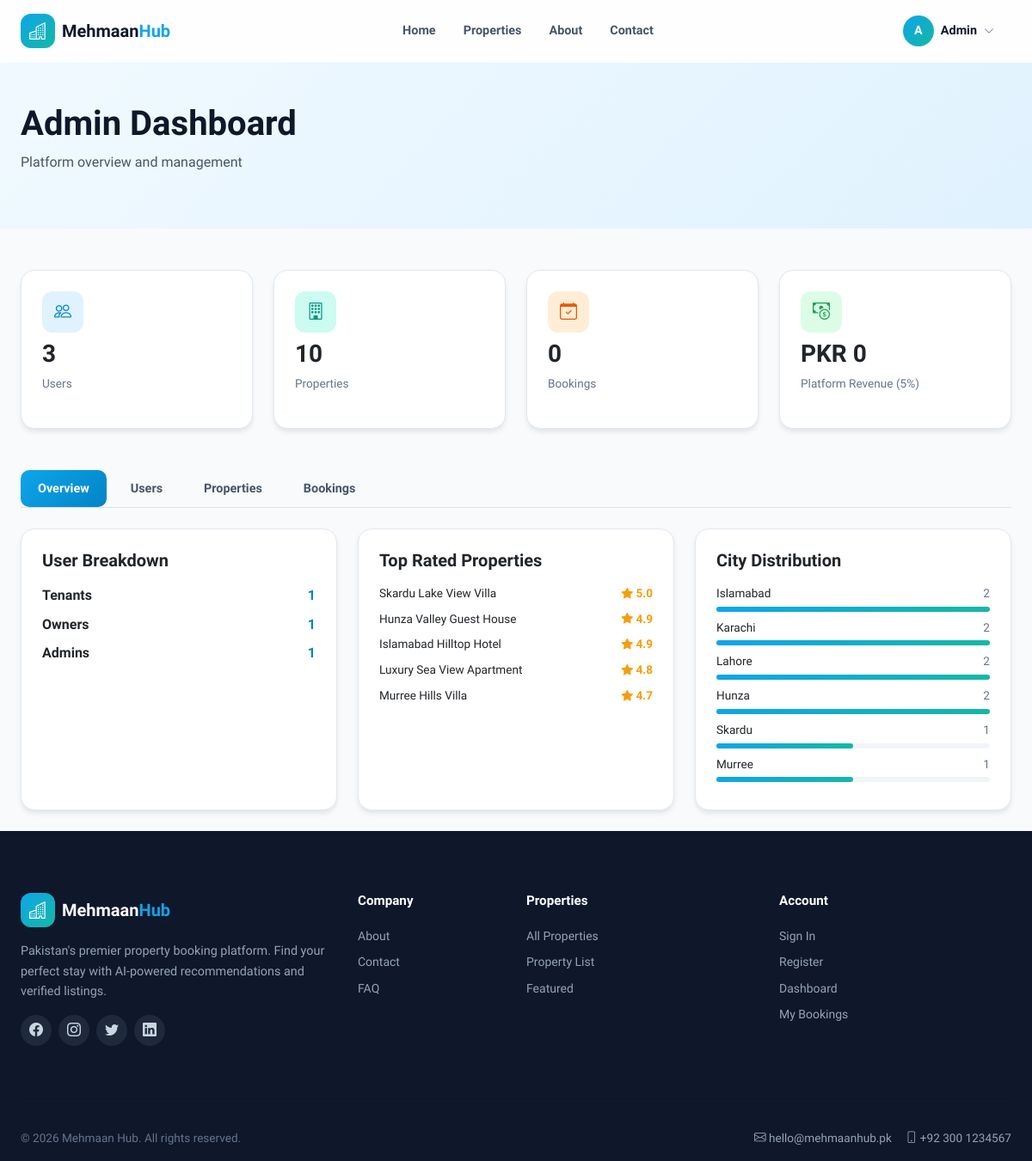
/admin.php (signed in), run on the app's committed database.
### tables this page shows
CREATE TABLE IF NOT EXISTS users (
    id INT AUTO_INCREMENT PRIMARY KEY,
    full_name VARCHAR(255) NOT NULL,
    email VARCHAR(255) NOT NULL UNIQUE,
    username VARCHAR(100) DEFAULT NULL UNIQUE,
    password VARCHAR(255) NOT NULL,
    phone VARCHAR(50) DEFAULT NULL,
    avatar_url VARCHAR(500) DEFAULT NULL,
    travel_personality ENUM('adventurer','relaxer','explorer','foodie') DEFAULT 'explorer',
    role ENUM('tenant','owner','admin') NOT NULL DEFAULT 'tenant',
    created_at TIMESTAMP DEFAULT CURRENT_TIMESTAMP
);

CREATE TABLE IF NOT EXISTS properties (
    id INT AUTO_INCREMENT PRIMARY KEY,
    title VARCHAR(255) NOT NULL,
    description TEXT,
    city VARCHAR(100) NOT NULL,
    area VARCHAR(100) NOT NULL,
    property_type ENUM('guest_house','apartment','villa','hotel') NOT NULL,
    price_per_night DECIMAL(10,2) NOT NULL,
    bedrooms INT NOT NULL DEFAULT 1,
    bathrooms INT NOT NULL DEFAULT 1,
    max_guests INT NOT NULL DEFAULT 2,
    amenities TEXT,
    images TEXT,
    rating DECIMAL(2,1) DEFAULT 0.0,
    review_count INT DEFAULT 0,
    latitude DECIMAL(10,7) DEFAULT NULL,
    longitude DECIMAL(10,7) DEFAULT NULL,
    owner_id INT NOT NULL,
    is_featured BOOLEAN DEFAULT FALSE,
    created_at TIMESTAMP DEFAULT CURRENT_TIMESTAMP,
    FOREIGN KEY (owner_id) REFERENCES users(id) ON DELETE CASCADE
);

### includes/config.php (called while the page is built, shortened)
<?php
function db() {
    static $pdo = null;
    if ($pdo === null) {
        $dsn = 'mysql:host=' . DB_HOST . ';dbname=' . DB_NAME . ';charset=utf8mb4';
        try {
            $pdo = new PDO($dsn, DB_USER, DB_PASS, [
                PDO::ATTR_ERRMODE => PDO::ERRMODE_EXCEPTION,
                PDO::ATTR_DEFAULT_FETCH_MODE => PDO::FETCH_ASSOC,
                PDO::ATTR_EMULATE_PREPARES => false,
            ]);
        } catch (PDOException $e) {
            die('Database connection failed: ' . $e->getMessage());
        }
    }
    return $pdo;
}
function formatPKR($amount) {
    return 'PKR ' . number_format((float)$amount, 0, '.', ',');
}
function e($str) {
    return htmlspecialchars($str ?? '', ENT_QUOTES, 'UTF-8');
}
function url($path = '/') {
    return BASE_URL . $path;
}
function currentPath() {
    $full = parse_url($_SERVER['REQUEST_URI'] ?? '/', PHP_URL_PATH);
    if (BASE_URL !== '' && strpos($full, BASE_URL) === 0) {
        $full = substr($full, strlen(BASE_URL));
    }
    return $full;
}
function isActive($path) {
    $current = currentPath();
    return false;
}

### includes/auth.php (called while the page is built, shortened)
<?php
function isLoggedIn() {
    return isset($_SESSION['user_id']);
}
function currentUser() {
    $stmt = db()->prepare('SELECT * FROM users WHERE id = ?');
    $stmt->execute([$_SESSION['user_id']]);
    return $stmt->fetch();
}

### admin.php (the view, shortened to what this page needs)
<?php
require_once __DIR__ . '/includes/config.php';
require_once __DIR__ . '/includes/auth.php';
$stmt = db()->query('SELECT COUNT(*) FROM users');
$userCount = $stmt->fetchColumn();
$stmt = db()->query('SELECT COUNT(*) FROM properties');
$propertyCount = $stmt->fetchColumn();
$stmt = db()->query('SELECT COUNT(*) FROM bookings');
$bookingCount = $stmt->fetchColumn();
$stmt = db()->query("SELECT SUM(total_price) FROM bookings WHERE payment_status = 'paid'");
$platformRevenue = (float)$stmt->fetchColumn() * 0.05;
$stmt = db()->query("SELECT role, COUNT(*) as cnt FROM users GROUP BY role");
$userBreakdown = $stmt->fetchAll();
$stmt = db()->query('SELECT * FROM properties ORDER BY rating DESC LIMIT 5');
$topRated = $stmt->fetchAll();
$stmt = db()->query('SELECT city, COUNT(*) as cnt FROM properties GROUP BY city ORDER BY cnt DESC');
$cityData = $stmt->fetchAll();
$maxCityCount = !empty($cityData) ? max(array_column($cityData, 'cnt')) : 1;
require_once __DIR__ . '/includes/header.php';
?>
<main class="pt-nav">
    <section class="gradient-primary-light py-5">
        <div class="container-app">
            <h1 class="fw-bold">Admin Dashboard</h1>
            <p style="color:var(--slate-600);">Platform overview and management</p>
        </div>
    </section>
    <section class="py-5">
        <div class="container-app">
            <div class="row g-4 mb-5">
                <div class="col-6 col-lg-3">
                    <div class="card p-4">
                        <div class="d-flex align-items-center justify-content-center mb-2" style="width:48px;height:48px;border-radius:12px;background:var(--primary-100);">
                            <i class="bi bi-people" style="font-size:1.25rem;color:var(--primary-600);"></i>
                        </div>
                        <h3 style="font-weight:800;"><?php echo (int)$userCount; ?></h3>
                        <p style="color:var(--slate-500);font-size:0.85rem;">Users</p>
                    </div>
                </div>
                <div class="col-6 col-lg-3">
                    <div class="card p-4">
                        <div class="d-flex align-items-center justify-content-center mb-2" style="width:48px;height:48px;border-radius:12px;background:var(--accent-100);">
                            <i class="bi bi-building" style="font-size:1.25rem;color:var(--accent-600);"></i>
                        </div>
                        <h3 style="font-weight:800;"><?php echo (int)$propertyCount; ?></h3>
                        <p style="color:var(--slate-500);font-size:0.85rem;">Properties</p>
                    </div>
                </div>
                <div class="col-6 col-lg-3">
                    <div class="card p-4">
                        <div class="d-flex align-items-center justify-content-center mb-2" style="width:48px;height:48px;border-radius:12px;background:var(--secondary-100);">
                            <i class="bi bi-calendar-check" style="font-size:1.25rem;color:var(--secondary-600);"></i>
                        </div>
                        <h3 style="font-weight:800;"><?php echo (int)$bookingCount; ?></h3>
                        <p style="color:var(--slate-500);font-size:0.85rem;">Bookings</p>
                    </div>
                </div>
                <div class="col-6 col-lg-3">
                    <div class="card p-4">
                        <div class="d-flex align-items-center justify-content-center mb-2" style="width:48px;height:48px;border-radius:12px;background:var(--success-100);">
                            <i class="bi bi-cash-coin" style="font-size:1.25rem;color:var(--success-600);"></i>
                        </div>
                        <h3 style="font-weight:800;"><?php echo formatPKR($platformRevenue); ?></h3>
                        <p style="color:var(--slate-500);font-size:0.85rem;">Platform Revenue (5%)</p>
                    </div>
                </div>
            </div>
            <div class="d-flex gap-2 mb-4 border-bottom">
                <button class="tab-btn active" onclick="switchTab('overview')">Overview</button>
                <button class="tab-btn" onclick="switchTab('users')">Users</button>
                <button class="tab-btn" onclick="switchTab('properties')">Properties</button>
                <button class="tab-btn" onclick="switchTab('bookings')">Bookings</button>
            </div>
            <div id="tab-overview">
                <div class="row g-4">
                    <div class="col-lg-4">
                        <div class="card p-4 h-100">
                            <h5 class="fw-bold mb-3">User Breakdown</h5>
                            <?php foreach ($userBreakdown as $ub): ?>
                                <div class="d-flex justify-content-between mb-2">
                                    <span style="font-weight:600;text-transform:capitalize;"><?php echo e($ub['role']); ?>s</span>
                                    <span style="font-weight:700;color:var(--primary-600);"><?php echo (int)$ub['cnt']; ?></span>
                                </div>
                            <?php endforeach; ?>
                        </div>
                    </div>
                    <div class="col-lg-4">
                        <div class="card p-4 h-100">
                            <h5 class="fw-bold mb-3">Top Rated Properties</h5>
                            <?php foreach ($topRated as $p): ?>
                                <div class="d-flex justify-content-between mb-2">
                                    <span style="font-size:0.85rem;" class="line-clamp-1"><?php echo e($p['title']); ?></span>
                                    <span style="font-weight:700;color:#f59e0b;font-size:0.85rem;"><i class="bi bi-star-fill"></i> <?php echo e(number_format($p['rating'], 1)); ?></span>
                                </div>
                            <?php endforeach; ?>
                        </div>
                    </div>
                    <div class="col-lg-4">
                        <div class="card p-4 h-100">
                            <h5 class="fw-bold mb-3">City Distribution</h5>
                            <?php foreach ($cityData as $cd): ?>
                                <div class="mb-2">
                                    <div class="d-flex justify-content-between mb-1">
                                        <span style="font-size:0.85rem;"><?php echo e($cd['city']); ?></span>
                                        <span style="font-size:0.85rem;color:var(--slate-500);"><?php echo (int)$cd['cnt']; ?></span>
                                    </div>
                                    <div style="height:6px;background:var(--slate-100);border-radius:3px;">
                                        <div class="gradient-primary-accent" style="height:100%;width:<?php echo (int)(($cd['cnt'] / $maxCityCount) * 100); ?>%;border-radius:3px;"></div>
                                    </div>
                                </div>
                            <?php endforeach; ?>
                        </div>
                    </div>
                </div>
            </div>
        </div>
    </section>
</main>
<?php require __DIR__ . '/includes/footer.php'; ?>

### includes/header.php (shortened to what this page needs)
<?php
require_once __DIR__ . '/config.php';
require_once __DIR__ . '/auth.php';
$user = currentUser();
?>
<!DOCTYPE html>
<html lang="en">
<head>
    <link href="https://cdn.jsdelivr.net/npm/bootstrap@5.3.2/dist/css/bootstrap.min.css" rel="stylesheet">
    <link href="https://cdn.jsdelivr.net/npm/bootstrap-icons@1.11.1/font/bootstrap-icons.css" rel="stylesheet">
    <link href="<?php echo url('/assets/css/style.css'); ?>" rel="stylesheet">
</head>
<body>
<nav id="navbar" class="navbar-mh">
    <div class="container-app d-flex align-items-center justify-content-between" style="height: 72px;">
        <a href="<?php echo url('/index.php'); ?>" class="d-flex align-items-center gap-2 text-decoration-none">
            <div class="d-flex align-items-center justify-content-center" style="width:40px;height:40px;border-radius:12px;background:linear-gradient(135deg,#0ea5e9,#14b8a6);color:#fff;font-size:1.25rem;">
                <i class="bi bi-buildings"></i>
            </div>
            <span style="font-size:1.25rem;font-weight:800;color:#0f172a;">Mehmaan<span style="color:#0ea5e9;">Hub</span></span>
        </a>
        <div class="d-none d-lg-flex align-items-center gap-1">
            <a href="<?php echo url('/index.php'); ?>" class="nav-link-mh <?php echo isActive('/') ? 'active' : ''; ?>">Home</a>
            <a href="<?php echo url('/properties.php'); ?>" class="nav-link-mh <?php echo isActive('/properties.php') ? 'active' : ''; ?>">Properties</a>
            <a href="<?php echo url('/about.php'); ?>" class="nav-link-mh <?php echo isActive('/about.php') ? 'active' : ''; ?>">About</a>
            <a href="<?php echo url('/contact.php'); ?>" class="nav-link-mh <?php echo isActive('/contact.php') ? 'active' : ''; ?>">Contact</a>
        </div>
        <div class="d-none d-lg-flex align-items-center gap-2">
            <?php if ($user): ?>
                <div class="position-relative">
                    <button onclick="toggleUserMenu()" class="btn btn-ghost d-flex align-items-center gap-2">
                        <div class="d-flex align-items-center justify-content-center" style="width:36px;height:36px;border-radius:50%;background:linear-gradient(135deg,#0ea5e9,#14b8a6);color:#fff;font-weight:600;">
                            <?php echo e(strtoupper(substr($user['full_name'], 0, 1))); ?>
                        </div>
                        <span style="font-weight:600;font-size:0.9rem;color:#0f172a;"><?php echo e(explode(' ', $user['full_name'])[0]); ?></span>
                        <i class="bi bi-chevron-down" style="font-size:0.75rem;color:#64748b;"></i>
                    </button>
                </div>
            <?php else: ?>
                <a href="<?php echo url('/login.php'); ?>" class="btn btn-ghost">Sign In</a>
                <a href="<?php echo url('/register.php'); ?>" class="btn btn-primary">Get Started</a>
            <?php endif; ?>
        </div>
    </div>
</nav>

### data on the page
users: full_name "A", full_name "Admin"
properties: title "Skardu Lake View Villa", rating "5.0"
properties: title "Hunza Valley Guest House", rating "4.9"
properties: title "Islamabad Hilltop Hotel", rating "4.9"
properties: title "Luxury Sea View Apartment", rating "4.8"
properties: title "Murree Hills Villa", rating "4.7"

### other printed values
$userCount "3"
$propertyCount "10"
$bookingCount "0"
formatPKR($platformRevenue) "PKR 0"
$ub['role'] "Tenant"
$ub['cnt'] "1"
$ub['role'] "Owner"
$ub['role'] "Admin"
$cd['city'] "Islamabad"
$cd['cnt'] "2"
$cd['city'] "Karachi"
$cd['city'] "Lahore"
$cd['city'] "Hunza"
$cd['city'] "Skardu"
$cd['cnt'] "1"
